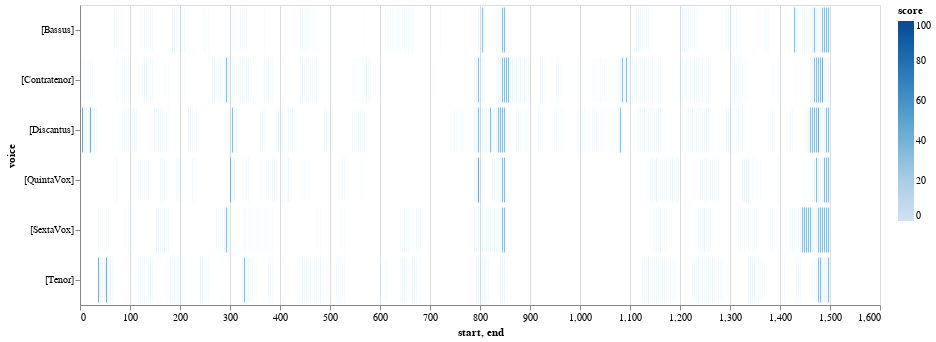

Notebook code for this chart:
### Code cell
viz.plot_close_match_heatmap(mel_ngrams, "-P1, -P1, -P1, M2", selected_patterns=[], voices=[])

### Figure 1 — Vega-Lite specification as saved in the notebook (floating-point values rounded to 4 significant figures; data arrays with more than 128 entries replaced by an {"elided": "..."} marker saying what was removed)
{"config": {"view": {"continuousWidth": 400, "continuousHeight": 300}}, "data": {"name": "data-c1dbd8b99b32634dee5cd62c794c58b6"}, "mark": "bar", "encoding": {"color": {"type": "quantitative", "field": "score"}, "opacity": {"condition": {"value": 1, "test": "(datum.score > SelectorName.cutoff)"}, "value": 0.2}, "tooltip": [], "x": {"type": "quantitative", "field": "start"}, "x2": {"field": "end"}, "y": {"type": "nominal", "field": "voice"}}, "height": 300, "selection": {"SelectorName": {"type": "single", "fields": ["cutoff"], "bind": {"input": "range", "max": 100, "min": 0, "name": "cutoff:", "step": 1}, "init": {"cutoff": 50}}}, "width": 800, "$schema": "https://vega.github.io/schema/vega-lite/v4.8.1.json", "datasets": {"data-c1dbd8b99b32634dee5cd62c794c58b6": {"elided": "852 records"}}}
